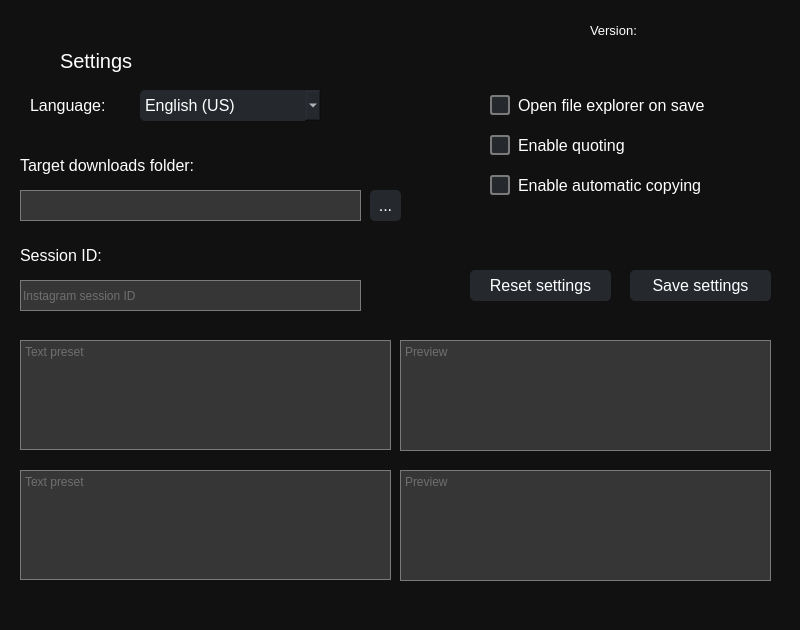
<?xml version="1.0" encoding="UTF-8"?>
<ui version="4.0">
 <class>Settingswindow</class>
 <widget class="QDialog" name="Settingswindow">
  <property name="geometry">
   <rect>
    <x>0</x>
    <y>0</y>
    <width>800</width>
    <height>630</height>
   </rect>
  </property>
  <property name="sizePolicy">
   <sizepolicy hsizetype="Fixed" vsizetype="Fixed">
    <horstretch>0</horstretch>
    <verstretch>0</verstretch>
   </sizepolicy>
  </property>
  <property name="minimumSize">
   <size>
    <width>800</width>
    <height>630</height>
   </size>
  </property>
  <property name="maximumSize">
   <size>
    <width>800</width>
    <height>630</height>
   </size>
  </property>
  <property name="windowTitle">
   <string>Dialog</string>
  </property>
  <property name="styleSheet">
   <string notr="true">QDialog {
	background-color: #111111;
	color: white;
}

QLabel {
	color: white;
}

QPushButton {
    background-color: #25292e;
    color: white;
    border-radius: 5px;
    border: none;
}

QPushButton:hover {
    background-color: #2f3338;
}

QPushButton:pressed {
    background-color: #1c1f23;
}

QTextEdit, QLineEdit {
	background-color: #363636;
	color: #a8a8a8;
	border: 1px solid #7a7a7a;
}

QComboBox {
	background-color: #25292e;
	color: white;
	border-radius: 5px;
	Padding: 5px;
}

QCheckBox {
    color: white;
    spacing: 8px;
}

QCheckBox::indicator {
    width: 16px;
    height: 16px;
    border: 2px solid #7a7a7a;
    background-color: #25292e;
    border-radius: 3px;
}

QCheckBox::indicator:hover {
    border: 2px solid #a8a8a8;
}

QCheckBox::indicator:checked {
    background-color: #2f3338;
    border: 2px solid #ede44e;
    image: url(:/images/checkmark_white.png);
}

QCheckBox::indicator:checked:hover {
    border: 2px solid #7bb5e8;
}

QMessageBox {
    background-color: #111111;
    color: white;
    border: 1px solid #444;
    min-width: 300px;
    min-height: 100px;
}

QMessageBox QLabel {
    color: white;
    padding: 8px;
}

QMessageBox QPushButton {
    background-color: #25292e;
    color: white;
    border-radius: 5px;
    padding: 6px 12px;
    min-width: 70px;
}

QMessageBox QPushButton:hover {
    background-color: #2f3338;
}

QMessageBox QPushButton:pressed {
    background-color: #1c1f23;
}</string>
  </property>
  <widget class="QWidget" name="settingswidget" native="true">
   <property name="geometry">
    <rect>
     <x>0</x>
     <y>0</y>
     <width>800</width>
     <height>600</height>
    </rect>
   </property>
   <widget class="Line" name="line">
    <property name="geometry">
     <rect>
      <x>0</x>
      <y>320</y>
      <width>780</width>
      <height>3</height>
     </rect>
    </property>
    <property name="styleSheet">
     <string notr="true">Line {
	background-color: #363636;
	color: #363636;
}</string>
    </property>
    <property name="lineWidth">
     <number>0</number>
    </property>
    <property name="orientation">
     <enum>Qt::Orientation::Horizontal</enum>
    </property>
   </widget>
   <widget class="QPushButton" name="BTN_SAVE">
    <property name="geometry">
     <rect>
      <x>630</x>
      <y>270</y>
      <width>141</width>
      <height>31</height>
     </rect>
    </property>
    <property name="sizePolicy">
     <sizepolicy hsizetype="Minimum" vsizetype="Maximum">
      <horstretch>0</horstretch>
      <verstretch>0</verstretch>
     </sizepolicy>
    </property>
    <property name="font">
     <font>
      <pointsize>12</pointsize>
     </font>
    </property>
    <property name="text">
     <string>Save settings</string>
    </property>
   </widget>
   <widget class="QTextEdit" name="LN_TGEN_PRVW2">
    <property name="geometry">
     <rect>
      <x>400</x>
      <y>470</y>
      <width>371</width>
      <height>111</height>
     </rect>
    </property>
    <property name="readOnly">
     <bool>true</bool>
    </property>
    <property name="placeholderText">
     <string>Preview</string>
    </property>
   </widget>
   <widget class="QTextEdit" name="LN_TGEN_PRVW">
    <property name="geometry">
     <rect>
      <x>400</x>
      <y>340</y>
      <width>371</width>
      <height>111</height>
     </rect>
    </property>
    <property name="readOnly">
     <bool>true</bool>
    </property>
    <property name="placeholderText">
     <string>Preview</string>
    </property>
   </widget>
   <widget class="QTextEdit" name="LN_TGEN_INP2">
    <property name="geometry">
     <rect>
      <x>20</x>
      <y>470</y>
      <width>371</width>
      <height>110</height>
     </rect>
    </property>
    <property name="placeholderText">
     <string>Text preset</string>
    </property>
   </widget>
   <widget class="QTextEdit" name="LN_TGEN_INP">
    <property name="geometry">
     <rect>
      <x>20</x>
      <y>340</y>
      <width>371</width>
      <height>110</height>
     </rect>
    </property>
    <property name="placeholderText">
     <string>Text preset</string>
    </property>
   </widget>
   <widget class="QLineEdit" name="LN_TDF">
    <property name="geometry">
     <rect>
      <x>20</x>
      <y>190</y>
      <width>341</width>
      <height>31</height>
     </rect>
    </property>
    <property name="readOnly">
     <bool>true</bool>
    </property>
    <property name="placeholderText">
     <string/>
    </property>
   </widget>
   <widget class="QPushButton" name="BTN_RESET">
    <property name="geometry">
     <rect>
      <x>470</x>
      <y>270</y>
      <width>141</width>
      <height>31</height>
     </rect>
    </property>
    <property name="font">
     <font>
      <pointsize>12</pointsize>
     </font>
    </property>
    <property name="text">
     <string>Reset settings</string>
    </property>
   </widget>
   <widget class="QPushButton" name="BTN_TDF_OPEN">
    <property name="geometry">
     <rect>
      <x>370</x>
      <y>190</y>
      <width>31</width>
      <height>31</height>
     </rect>
    </property>
    <property name="font">
     <font>
      <pointsize>12</pointsize>
     </font>
    </property>
    <property name="text">
     <string>...</string>
    </property>
   </widget>
   <widget class="QCheckBox" name="CKBX_OFE">
    <property name="geometry">
     <rect>
      <x>490</x>
      <y>90</y>
      <width>301</width>
      <height>31</height>
     </rect>
    </property>
    <property name="font">
     <font>
      <pointsize>12</pointsize>
     </font>
    </property>
    <property name="text">
     <string>Open file explorer on save</string>
    </property>
    <property name="checked">
     <bool>false</bool>
    </property>
    <property name="tristate">
     <bool>false</bool>
    </property>
   </widget>
   <widget class="QCheckBox" name="CKBX_DQ">
    <property name="geometry">
     <rect>
      <x>490</x>
      <y>130</y>
      <width>301</width>
      <height>31</height>
     </rect>
    </property>
    <property name="font">
     <font>
      <pointsize>12</pointsize>
     </font>
    </property>
    <property name="text">
     <string>Enable quoting</string>
    </property>
   </widget>
   <widget class="QCheckBox" name="CKBX_EAC">
    <property name="geometry">
     <rect>
      <x>490</x>
      <y>170</y>
      <width>301</width>
      <height>31</height>
     </rect>
    </property>
    <property name="font">
     <font>
      <pointsize>12</pointsize>
     </font>
    </property>
    <property name="text">
     <string>Enable automatic copying</string>
    </property>
   </widget>
   <widget class="QLabel" name="LBL_TDF">
    <property name="geometry">
     <rect>
      <x>20</x>
      <y>150</y>
      <width>371</width>
      <height>31</height>
     </rect>
    </property>
    <property name="font">
     <font>
      <pointsize>12</pointsize>
     </font>
    </property>
    <property name="text">
     <string>Target downloads folder:</string>
    </property>
   </widget>
   <widget class="QLabel" name="LBL_VER">
    <property name="geometry">
     <rect>
      <x>590</x>
      <y>20</y>
      <width>201</width>
      <height>21</height>
     </rect>
    </property>
    <property name="font">
     <font>
      <pointsize>10</pointsize>
     </font>
    </property>
    <property name="text">
     <string>Version:</string>
    </property>
   </widget>
   <widget class="QComboBox" name="CMBX_LANG">
    <property name="geometry">
     <rect>
      <x>140</x>
      <y>90</y>
      <width>181</width>
      <height>31</height>
     </rect>
    </property>
    <property name="font">
     <font>
      <pointsize>12</pointsize>
     </font>
    </property>
    <item>
     <property name="text">
      <string>English (US)</string>
     </property>
    </item>
    <item>
     <property name="text">
      <string>Deutsch (DE)</string>
     </property>
    </item>
    <item>
     <property name="text">
      <string>Dansk (DA)</string>
     </property>
    </item>
    <item>
     <property name="text">
      <string>Nederlands (NL)</string>
     </property>
    </item>
    <item>
     <property name="text">
      <string>Français (FR)</string>
     </property>
    </item>
    <item>
     <property name="text">
      <string>Español (ES)</string>
     </property>
    </item>
    <item>
     <property name="text">
      <string>Português (PT)</string>
     </property>
    </item>
    <item>
     <property name="text">
      <string>Italiano (IT)</string>
     </property>
    </item>
    <item>
     <property name="text">
      <string>中文 (ZH)</string>
     </property>
    </item>
    <item>
     <property name="text">
      <string>日本語 (JP)</string>
     </property>
    </item>
    <item>
     <property name="text">
      <string>한국어 (KR)</string>
     </property>
    </item>
    <item>
     <property name="text">
      <string>ไทย (TH)</string>
     </property>
    </item>
   </widget>
   <widget class="QLabel" name="LBL_TTL">
    <property name="geometry">
     <rect>
      <x>60</x>
      <y>30</y>
      <width>261</width>
      <height>61</height>
     </rect>
    </property>
    <property name="font">
     <font>
      <pointsize>15</pointsize>
     </font>
    </property>
    <property name="text">
     <string>Settings</string>
    </property>
   </widget>
   <widget class="QLabel" name="LBL_LANG">
    <property name="geometry">
     <rect>
      <x>30</x>
      <y>90</y>
      <width>91</width>
      <height>31</height>
     </rect>
    </property>
    <property name="font">
     <font>
      <pointsize>12</pointsize>
     </font>
    </property>
    <property name="text">
     <string>Language:</string>
    </property>
   </widget>
   <widget class="QLineEdit" name="LN_SSID">
    <property name="geometry">
     <rect>
      <x>20</x>
      <y>280</y>
      <width>341</width>
      <height>31</height>
     </rect>
    </property>
    <property name="readOnly">
     <bool>false</bool>
    </property>
    <property name="placeholderText">
     <string>Instagram session ID</string>
    </property>
   </widget>
   <widget class="QLabel" name="LBL_SSID">
    <property name="geometry">
     <rect>
      <x>20</x>
      <y>240</y>
      <width>371</width>
      <height>31</height>
     </rect>
    </property>
    <property name="font">
     <font>
      <pointsize>12</pointsize>
     </font>
    </property>
    <property name="text">
     <string>Session ID:</string>
    </property>
   </widget>
  </widget>
 </widget>
 <resources/>
 <connections/>
</ui>
